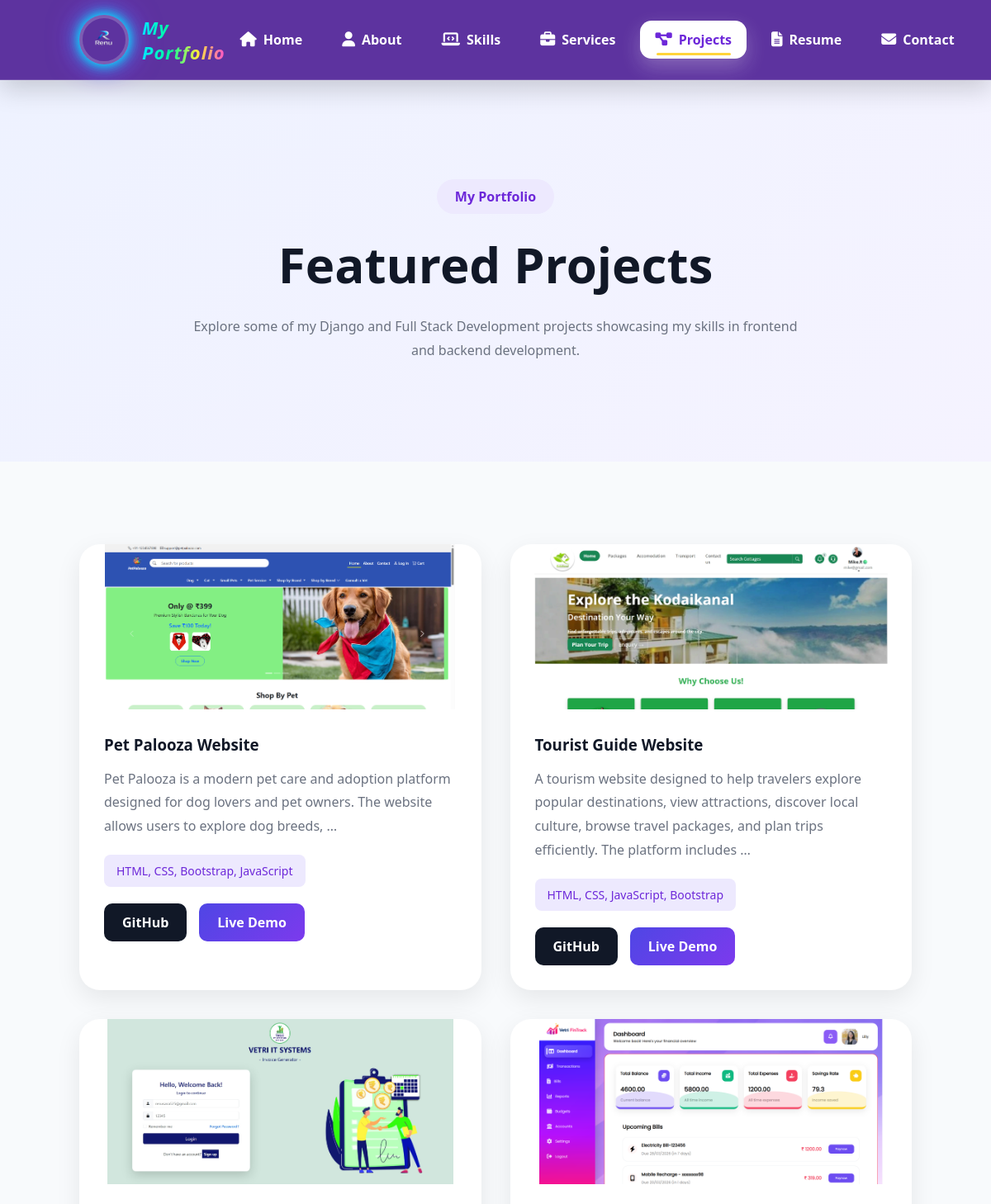
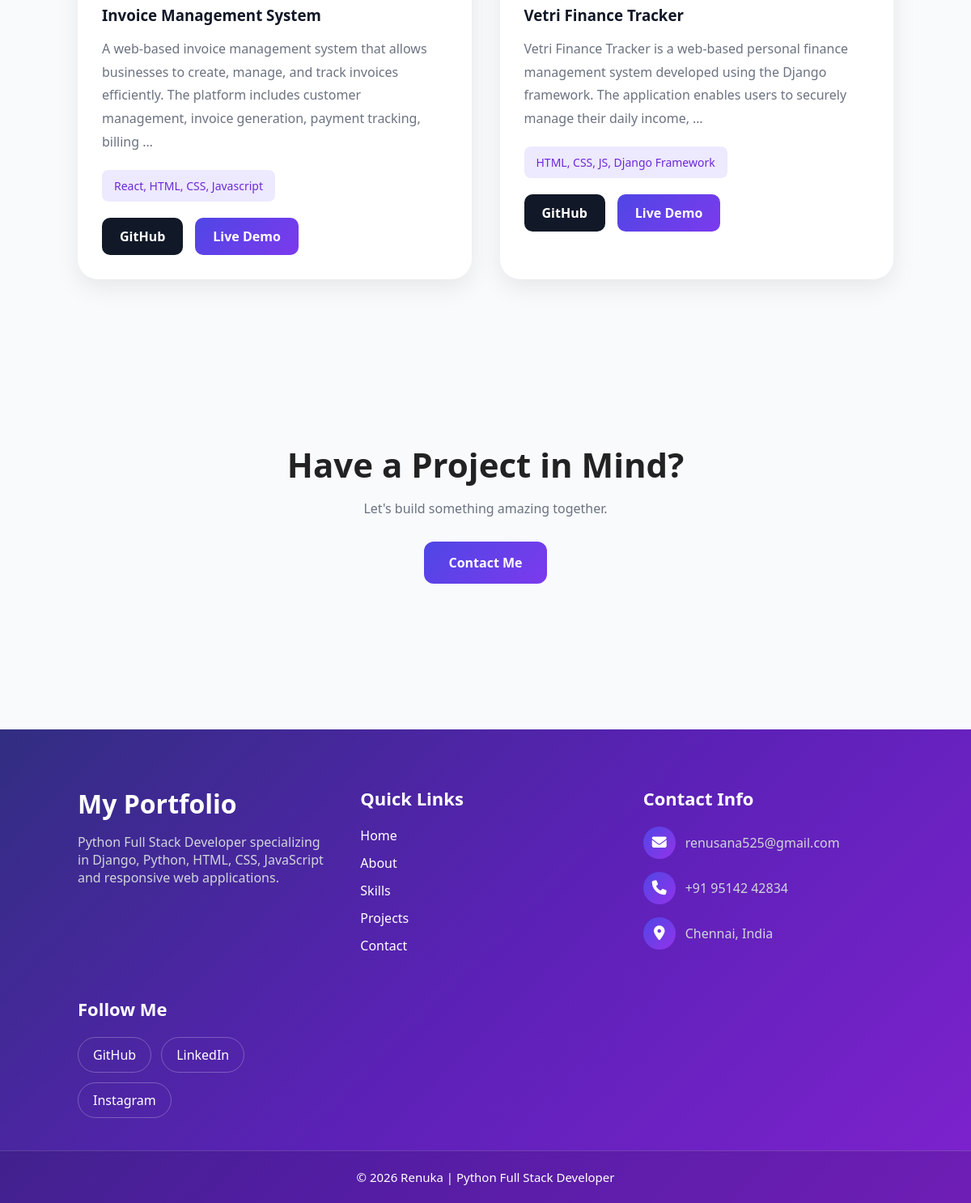
/projects/, run on the app's committed database (2 pictures, top to bottom).
### myportfolio/models.py (models this page shows, shortened)
class Project(models.Model):
    title = models.CharField(max_length=150)
    image = models.ImageField(upload_to="projects/")
    description = models.TextField()
    technology = models.CharField(max_length=200)
    github_link = models.URLField()
    live_link = models.URLField(blank=True)

### myportfolio/views.py (the view)
# urls.py: path("projects/", views.projects, name="projects"),
def projects(request):
    projects = Project.objects.all()
    context = {"projects": projects}
    return render(request, "portfolio/projects.html", context)

### myportfolio/templates/portfolio/projects.html
{% extends 'base.html' %}
{% load static %}
{% block extra_css %}
<link rel="stylesheet" href="{% static 'css/projects.css' %}">
{% endblock %}
{% block content %}
<section class="projects-hero">
    <span class="badge">
        My Portfolio
    </span>
    <h1>
        Featured Projects
    </h1>
    <p>
        Explore some of my Django and Full Stack
        Development projects showcasing my skills
        in frontend and backend development.
    </p>
</section>
<section class="projects-section">
    <div class="projects-grid">
        {% for project in projects %}
        <div class="project-card">
            <div class="project-image">
                <img src="{{ project.image.url }}" alt="{{ project.title }}">
            </div>
            <div class="project-content">
                <h3>
                    {{ project.title }}
                </h3>
                <p>
                    {{ project.description|truncatewords:25 }}
                </p>
                <div class="tech-stack">
                    {{ project.technology }}
                </div>
                <div class="project-links">
                    <a href="{{ project.github_link }}" target="_blank" class="github-btn">
                        GitHub
                    </a>
                    {% if project.live_link %}
                    <a href="{{ project.live_link }}" target="_blank" class="live-btn">
                        Live Demo
                    </a>
                    {% endif %}
                </div>
            </div>
        </div>
        {% empty %}
        <div class="no-projects">
            <h3>
                No Projects Available
            </h3>
        </div>
        {% endfor %}
    </div>
</section>
<section class="project-cta">
    <h2>
        Have a Project in Mind?
    </h2>
    <p>
        Let's build something amazing together.
    </p>
    <a href="{% url 'contact' %}" class="cta-btn">
        Contact Me
    </a>
</section>
{% endblock %}

### myportfolio/static/css/base.css (style rules this page uses)
* { margin: 0; padding: 0; box-sizing: border-box; }
html { scroll-behavior: smooth; }
body { font-family: 'Segoe UI', sans-serif; background: #f8fafc; color: #222; }

### myportfolio/static/css/projects.css (style rules this page uses)
.projects-hero { padding: 120px 8%; text-align: center; background: linear-gradient(135deg, #eef2ff, #f5f3ff); }
.badge { display: inline-block; padding: 10px 22px; border-radius: 50px; background: #ede9fe; color: #6d28d9; font-weight: 600; margin-bottom: 20px; }
.projects-hero h1 { font-size: 60px; color: #111827; margin-bottom: 20px; }
.projects-hero p { max-width: 750px; margin: auto; color: #6b7280; line-height: 1.8; }
.projects-section { padding: 100px 8%; }
.projects-grid { display: grid; grid-template-columns: repeat(auto-fit, minmax(350px, 1fr)); gap: 35px; }
.project-card { background: #fff; border-radius: 25px; overflow: hidden; box-shadow: 0 10px 30px rgba(0, 0, 0, .08); transition: .4s; }
.project-image { height: 200px; overflow: hidden; }
.project-image img { width: 100%; height: 100%; object-fit: contain; transition: .4s; }
.project-content { padding: 30px; }
.project-content h3 { margin-bottom: 15px; color: #111827; }
.project-content p { color: #6b7280; line-height: 1.8; margin-bottom: 20px; }
.tech-stack { display: inline-block; background: #ede9fe; color: #6d28d9; padding: 10px 15px; border-radius: 8px; font-size: 14px; margin-bottom: 20px; }
.project-links { display: flex; gap: 15px; }
.github-btn, .live-btn { text-decoration: none; padding: 12px 22px; border-radius: 10px; font-weight: 600; transition: .3s; }
.github-btn { background: #111827; color: white; }
.live-btn { background: linear-gradient(135deg, #4f46e5, #7c3aed); color: white; }
.project-cta { padding: 100px 8%; text-align: center; background: #f8fafc; }
.project-cta h2 { font-size: 42px; margin-bottom: 15px; }
.project-cta p { color: #6b7280; margin-bottom: 30px; }
.cta-btn { display: inline-block; padding: 15px 30px; background: linear-gradient(135deg, #4f46e5, #7c3aed); color: white; text-decoration: none; border-radius: 12px; font-weight: 600; }

### data on the page
Project: image (picture), title "Pet Palooza Website", description "Pet Palooza is a modern pet care and adoption platform designed for dog lovers and pet owners. The website allows users to explore dog breeds, …", technology "HTML, CSS, Bootstrap, JavaScript"
Project: image (picture), title "Tourist Guide Website", description "A tourism website designed to help travelers explore popular destinations, view attractions, discover local culture, browse travel packages, and plan trips efficiently. The platform includes …", technology "HTML, CSS, JavaScript, Bootstrap"
Project: image (picture), title "Invoice Management System", description "A web-based invoice management system that allows businesses to create, manage, and track invoices efficiently. The platform includes customer management, invoice generation, payment tracking, billing …", technology "React, HTML, CSS, Javascript"
Project: image (picture), title "Vetri Finance Tracker", description "Vetri Finance Tracker is a web-based personal finance management system developed using the Django framework. The application enables users to securely manage their daily income, …", technology "HTML, CSS, JS, Django Framework"
